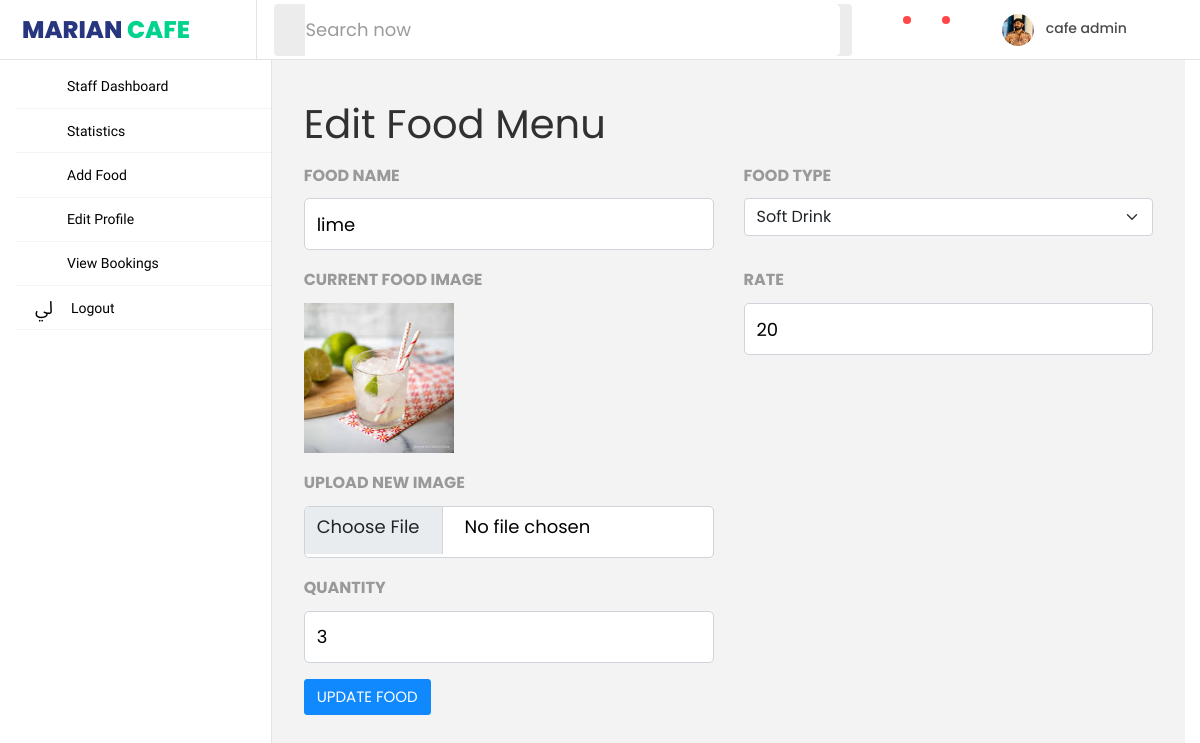
The app's page /edit_food/1/ (signed in) with its own data.
### cafeapp/models.py (models this page shows, shortened)
class Staff(models.Model):
    name = models.CharField(max_length=100)
    email=models.CharField(max_length=50,default='nothing')
    license = models.ImageField(upload_to='license/',default='nothing')
    password =models.CharField(max_length=18,default='nothing')
    image=models.ImageField(upload_to='drimg/',default='nothing')
    address=models.CharField(max_length=100,default='nothing')
    phone=models.IntegerField(default='1')
    status=models.CharField(max_length=20,default='Not Verified')
    is_verified = models.BooleanField('Is Verified', default=False)

class foodmenu(models.Model):
    userid=models.ForeignKey(Staff,on_delete=models.CASCADE)
    name = models.CharField(max_length=100)
    ftype = models.CharField(max_length=500)
    image = models.ImageField(upload_to="vehicles/", blank=True)
    rate=models.IntegerField(null=True)
    status=models.CharField(max_length=20,default="not booked")
    quantity=models.IntegerField(default=10)
    removalStatus=models.BooleanField(default=False)

### cafeapp/views.py (the view)
# urls.py: path('edit_food/<int:foodid>/',views.update_foodDetails,name='edit_food'),
def update_foodDetails(request,foodid):
    if request.method == 'POST':
        name = request.POST.get('name')
        ftype = request.POST.get('ftype')
        image = request.FILES.get('image')
        rate = request.POST.get('rate')
        quantity = request.POST.get('quantity')
        food = foodmenu.objects.get(id=foodid)
        food.name = name
        food.ftype = ftype
        food.rate = rate
        food.quantity = quantity
        if image:
            food.image = image
        food.save()
        return redirect('/staff_home')
    else:
        food = foodmenu.objects.get(id=foodid)
        id=request.session['id']
        user=Staff.objects.filter(id=id)
        all_data={'user':user,'food':food}
        return render(request, 'cafeapp/update_food.html', all_data)

### cafeapp/templates/cafeapp/update_food.html (shortened to what this page needs)
{% extends 'staff_base.html' %}
{% load static %}
{% block background %} {% endblock %}
{% block body %}
<div class="container">
  <h1>Edit Food Menu</h1>
  <form method="POST" enctype="multipart/form-data">
    <div class="row">
      <div class="col-md-6 mb-3">
        <label for="name" class="form-label font-weight-bold text-uppercase">FOOD NAME</label>
        <input type="text" class="form-control" id="name" name="name" required
               pattern="[a-zA-Z0-9\s]{2,100}" title="Please enter a valid food name. (2-100 alphanumeric characters)"
               value="{{ food.name }}">
      </div>
      <div class="col-md-6 mb-3">
        <label for="ftype" class="form-label font-weight-bold text-uppercase">FOOD TYPE</label>
        <select class="form-select" id="ftype" name="ftype" required>
          <option value="2" {% if food.ftype == '2' %} selected {% endif %}>Soft Drink</option>
        </select>
      </div>
    </div>
    <div class="row">
      <div class="col-md-6 mb-3">
        <label for="new_image" class="form-label font-weight-bold text-uppercase">CURRENT FOOD IMAGE</label><br>
        <img src="{{ food.image.url }}" alt="Current Image" class="mb-3" style="max-width: 150px; max-height: 150px;"><br>
        <label for="new_image" class="form-label font-weight-bold text-uppercase">UPLOAD NEW IMAGE</label>
        <input type="file" class="form-control" id="new_image" name="image" accept="image/*">
      </div>
      <div class="col-md-6 mb-3">
        <label for="rate" class="form-label font-weight-bold text-uppercase">RATE</label>
        <input type="number" class="form-control" id="rate" name="rate" required
               pattern="[0-9]+" title="Please enter a valid rate. (Only digits)"
               value="{{ food.rate }}">
      </div>
    </div>
    <div class="row">
      <div class="col-md-6 mb-3">
        <label for="quantity" class="form-label font-weight-bold text-uppercase">QUANTITY</label>
        <input type="text" class="form-control" id="quantity" name="quantity" required
               pattern="[0-9]+" title="Please enter a valid quantity. (Only digits)"
               value="{{ food.quantity }}">
      </div>
    </div>
    <div class="row">
      <div class="col-12">
        <button type="submit" class="btn btn-primary">UPDATE FOOD</button>
      </div>
    </div>
  </form>
</div>
{% endblock %}

### cafeapp/templates/staff_base.html (shortened to what this page needs)
{% load static %}
<!DOCTYPE html>
<html lang="en">
<head>
{% include 'include/head.html' %}
</head>
<body {% block background %}{% endblock %}>
    <nav class="navbar col-lg-12 col-12 p-0 fixed-top d-flex flex-row">
      <div class="navbar-brand-wrapper d-flex justify-content-center">
        <div class="navbar-brand-inner-wrapper d-flex justify-content-between align-items-center w-100">
          <a class="navbar-brand" href="/staff_home">MARIAN <span>CAFE</span></a>
          <button class="navbar-toggler navbar-toggler align-self-center" type="button" data-toggle="minimize">
            <span class="mdi mdi-sort-variant"></span>
          </button>
        </div>
      </div>
      <div class="navbar-menu-wrapper d-flex align-items-center justify-content-end">
        <ul class="navbar-nav mr-lg-4 w-100">
          <li class="nav-item nav-search d-none d-lg-block w-100">
            <div class="input-group">
              <div class="input-group-prepend">
                <span class="input-group-text" id="search">
                  <i class="mdi mdi-magnify"></i>
                </span>
              </div>
              <input type="text" class="form-control" placeholder="Search now" aria-label="search" aria-describedby="search">
            </div>
          </li>
        </ul>
        <ul class="navbar-nav navbar-nav-right">
          <li class="nav-item dropdown me-1">
            <a class="nav-link count-indicator dropdown-toggle d-flex justify-content-center align-items-center" id="messageDropdown" href="#" data-bs-toggle="dropdown">
              <i class="mdi mdi-message-text mx-0"></i>
              <span class="count"></span>
            </a>
          <li class="nav-item dropdown me-4">
            <a class="nav-link count-indicator dropdown-toggle d-flex align-items-center justify-content-center notification-dropdown" id="notificationDropdown" href="#" data-bs-toggle="dropdown">
              <i class="mdi mdi-bell mx-0"></i>
              <span class="count"></span>
            </a>
          </li>{% for i in user %}
          <li class="nav-item nav-profile dropdown">
            <a class="nav-link dropdown-toggle" href="#" data-bs-toggle="dropdown" id="profileDropdown">
              <img src="{{i.image.url}}" alt="profile"/>
              <span class="nav-profile-name">{{i.name}}</span>
            </a>{% endfor %}
          </li>
        </ul>
      </div>
    </nav>
    <div class="container-fluid page-body-wrapper">
      <nav class="sidebar sidebar-offcanvas" id="sidebar">
        <ul class="nav">
          <li class="nav-item">
            <a class="nav-link" href="/staff_home">
              <i class="mdi mdi-home menu-icon"></i>
              <span class="menu-title">Staff Dashboard</span>
            </a>
          </li>
          <li class="nav-item">
            <a class="nav-link" href="/statastics">
              <i class="mdi mdi-chart-pie menu-icon"></i>
              <span class="menu-title">Statistics</span>
            </a>
          </li>
          <li class="nav-item">
            <a class="nav-link" href="/add_menu">
              <i class="mdi mdi-view-headline menu-icon"></i>
              <span class="menu-title">Add Food</span>
            </a>
          </li>
          <li class="nav-item">
            <a class="nav-link" href="/edit-staff">
              <i class="mdi mdi-chart-pie menu-icon"></i>
              <span class="menu-title">Edit Profile</span>
            </a>
          </li>
          <li class="nav-item">
            <a class="nav-link" href="/viewbookings">
              <i class="mdi mdi-grid-large menu-icon"></i>
              <span class="menu-title">View Bookings</span>
            </a>
          </li>
          <li class="nav-item">
            <a class="nav-link" href="/logout">
              <i class="mdi mdi-emoticon menu-icon"></i>
              <span class="menu-title">Logout</span>
            </a>
          </li>
        </ul>
      </nav>
      <div class="main-panel">
        <div class="content-wrapper">
</body>
</html>
{% block body %}{% endblock %}

### cafeapp/templates/staff_base.html (style rules this page uses)
.navbar-brand span { color: #01d28e; }

### records on screen
Staff: image (picture), name "cafe admin"
foodmenu: name "lime", ftype "Soft Drink", image (picture), rate "20", quantity "3"
